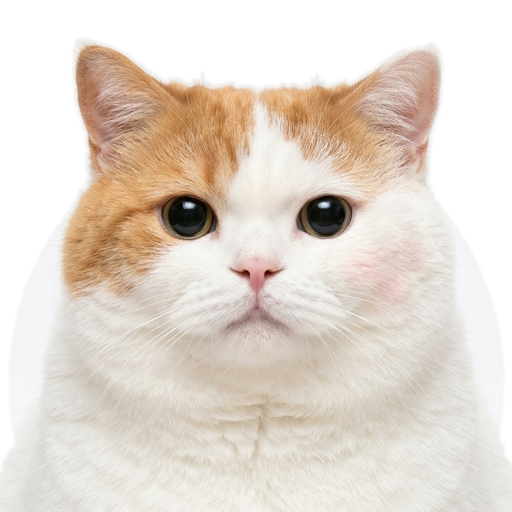
#> input picture assets/expressions_real/cat_1_blank.png, 1024 x 1024 px (shown at 1/2 size)
$ python -i process_real_hamster_pack.py   (imports and definitions only)
#> lines starting #> are read from the running program, lines starting #| are printed output that depends on the picture
#> further down, picture is the input picture: PIL image 1024x1024 RGBA; mean R, G, B, A 164.3, 153.7, 143.5, 189
# -*- coding: utf-8 -*-
r"""
Generates TWO complete 21-image photorealistic expression packs (Hamster, Tit, Cat x 7 expressions):
  1. `c:\bgbb\assets\expressions_real\` (Original High-Res + Front-Camera Close-Up Convex Bulge)
  2. `c:\bgbb\assets\expressions_real_bgrade\` (Pre-baked Weathered B-Grade Meme Filter:
     Low-res downsample -> JPEG blocky/mosquito compression -> Upscale + Harsh Phone-Cam Contrast)

Key fixes & guarantees:
  - ZERO cross-species Frankenstein pasting (no hamster mouths or rodent fingers on Tit or Cat!).
  - ZERO erased eyes with drawn cartoon '> <' lines.
  - #5 터짐 (`5_burst`): Real straining squint + authentic B-grade meme '몸 들썩' vertical jolt & zoom motion blur.
  - #7 엄지척 (`7_thumbs_up`): Option A — Tit raises its own brown side wings proudly; Cat raises two round,
    toe-less fluffy white '솜방망이' cat paws textured directly from its own chest fur.
  - Eye centers for #1, #3, #4, #6, #7 are strictly locked at (372, 430) & (652, 430) AFTER the front-camera
    convex bulge, so `pixel_sunglasses.png` and `money_rain.png` overlay at (0, 0) with 0px error.
"""

import glob
import io
import math
import os
import numpy as np
from PIL import Image, ImageDraw, ImageEnhance, ImageFilter, ImageFont
from scipy import ndimage

ARTIFACT_DIR = r"C:\Users\ruahn49\.gemini\antigravity\brain\b2ce85ba-1f7b-478f-8be4-052d7e2dab69"
OUT_REAL_DIR = r"c:\bgbb\assets\expressions_real"
OUT_BGRADE_DIR = r"c:\bgbb\assets\expressions_real_bgrade"
EXP_DIR = r"c:\bgbb\assets\expressions"
# [2 lines not run here, left out]

TARGET_LEFT_EYE = (372.0, 430.0)
TARGET_RIGHT_EYE = (652.0, 430.0)


# [6 lines left out: function find_raw_file, not called in this run]


def gaussian_2d(xx, yy, cx, cy, sx, sy):
    return np.exp(-0.5 * (((xx - cx) / sx) ** 2 + ((yy - cy) / sy) ** 2))


# [159 lines left out: functions detect_eye_centers, extract_foreground_rgba, align_image_by_eyes, apply_displacement_warp, apply_front_camera_bulge, not called in this run]


def apply_bgrade_weathered_filter(rgba_img: Image.Image) -> Image.Image:
    """
    Applies an authentic B-grade '풍화된 짤방' (weathered re-uploaded internet meme) filter:
      1. Downsamples RGB to 280x280 (simulating low-res phone capture / community re-upload)
      2. Compresses through lossy JPEG (quality=26, 4:2:0 chroma subsampling) for authentic block/mosquito artifacts
      3. Upscales back to 1024x1024 with BILINEAR + mild unsharp crunch & slightly harsh phone-cam contrast
      4. Preserves clean alpha silhouette so it drops directly into the app UI.
    """
    arr = np.asarray(rgba_img, dtype=np.uint8)
    alpha = Image.fromarray(arr[..., 3], "L")
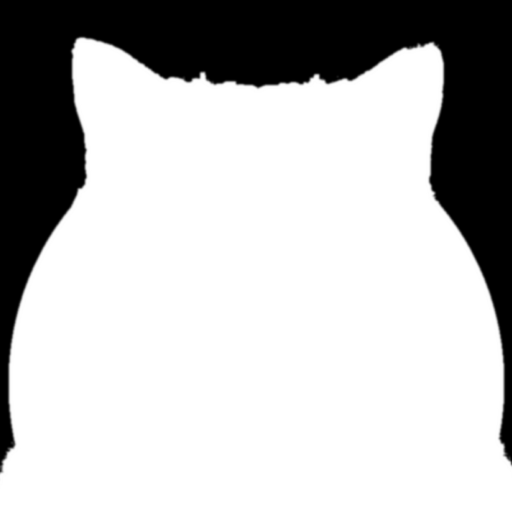
#> alpha: PIL image 1024x1024 L (shown at 1/2 size); min 0, max 255, mean 189

    # Composite onto white before JPEG compression so edges get authentic meme ringing without black halos
    white_bg = Image.new("RGB", (1024, 1024), (255, 255, 255))
#> white_bg: PIL image 1024x1024 RGB; every value is 255
    white_bg.paste(rgba_img.convert("RGB"), mask=alpha)

    # 1) Slight phone-camera harsh contrast & warm indoor tint
    rgb_low = white_bg.resize((280, 280), Image.Resampling.BILINEAR)
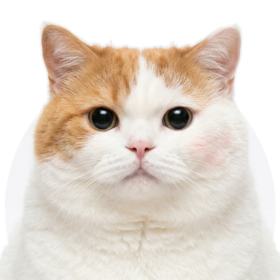
#> rgb_low: PIL image 280x280 RGB; mean R, G, B 227.2, 216.6, 206.3
    rgb_low = ImageEnhance.Contrast(rgb_low).enhance(1.14)
    rgb_low = ImageEnhance.Color(rgb_low).enhance(1.08)
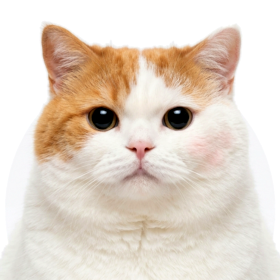
#> rgb_low: PIL image 280x280 RGB; mean R, G, B 227.3, 214.2, 201.6

    # 2) Lossy JPEG roundtrip at quality=26 (4:2:0 subsampling)
    buf = io.BytesIO()
    rgb_low.save(buf, format="JPEG", quality=26, subsampling=2)
    buf.seek(0)
    jpeg_crunched = Image.open(buf).convert("RGB")

    # 3) Upscale back to 1024x1024 (mix of bilinear and nearest for that crispy screenshotted meme texture)
    up_bilinear = jpeg_crunched.resize((1024, 1024), Image.Resampling.BILINEAR)
    up_nearest = jpeg_crunched.resize((1024, 1024), Image.Resampling.NEAREST)
    blended_rgb = Image.blend(up_bilinear, up_nearest, alpha=0.22)

    out_rgba = np.dstack([np.asarray(blended_rgb, dtype=np.uint8), np.asarray(alpha, dtype=np.uint8)])
    return Image.fromarray(out_rgba, "RGBA")


# =========================================================================
# NATURAL ANATOMICAL EXPRESSION SYNTHESIZERS (ZERO FRANKENSTEIN PASTING!)
# =========================================================================

# [694 lines left out: functions synth_cat_3_shameless, synth_4_hold, apply_jolt_motion_blur, synth_natural_5_burst, make_fluffy_cat_paw_patch, synth_6_whistle and 3 more, not called in this run]


# [2 lines not run here, left out]

>>> from PIL import Image
>>> picture = Image.open('assets/expressions_real/cat_1_blank.png')
>>> result = apply_bgrade_weathered_filter(picture)
